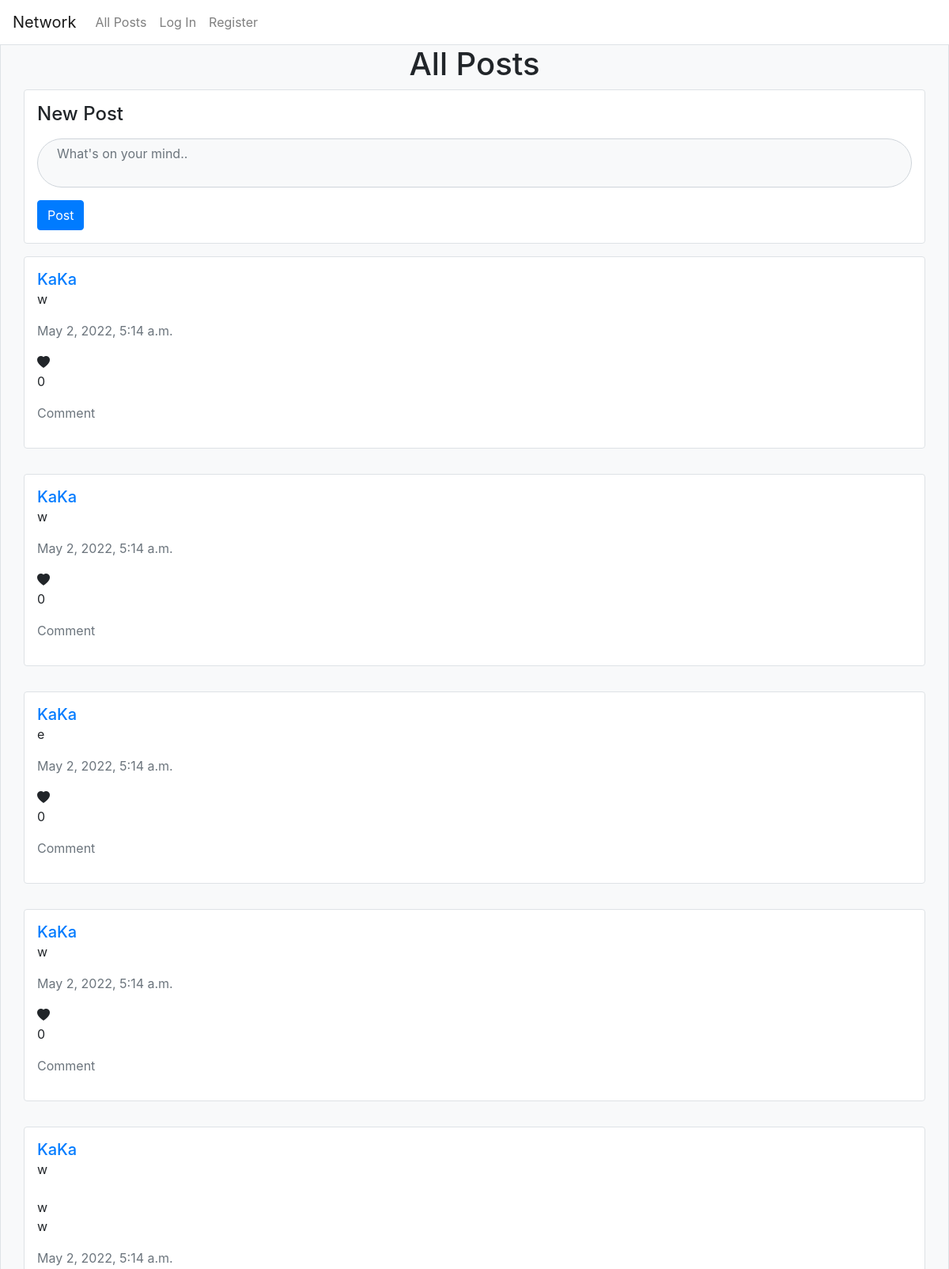
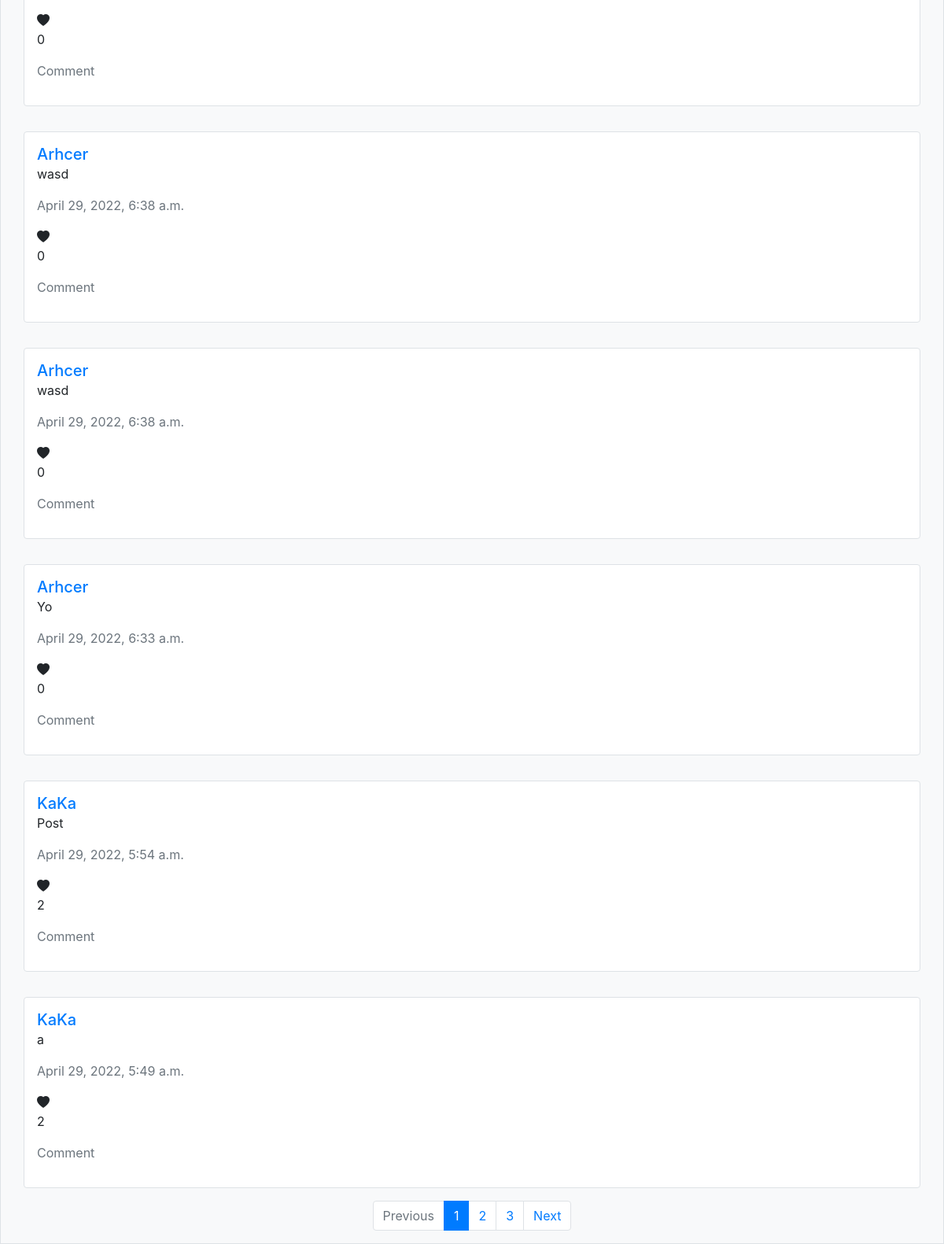
Before: / with the older database file (2 pictures, top to bottom).
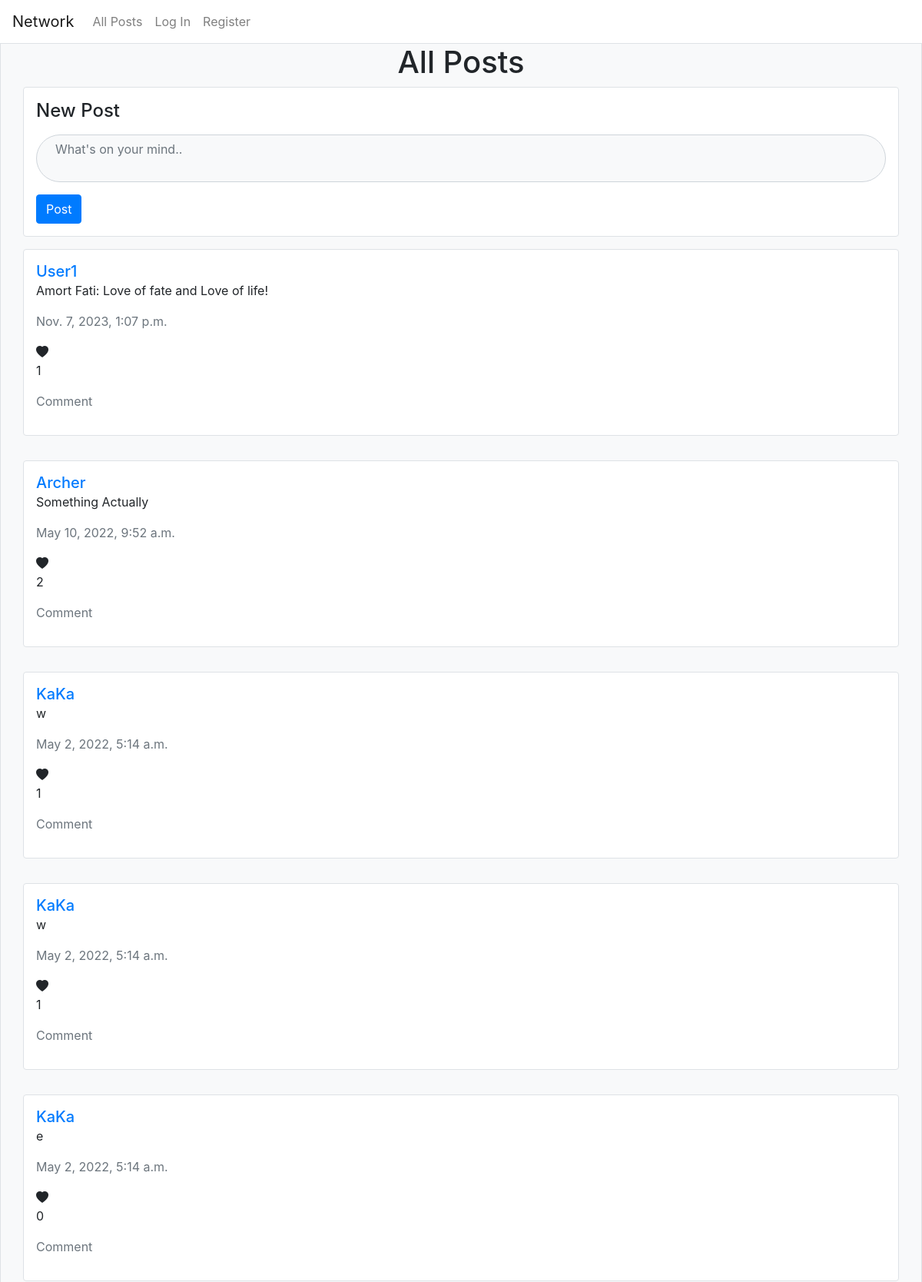
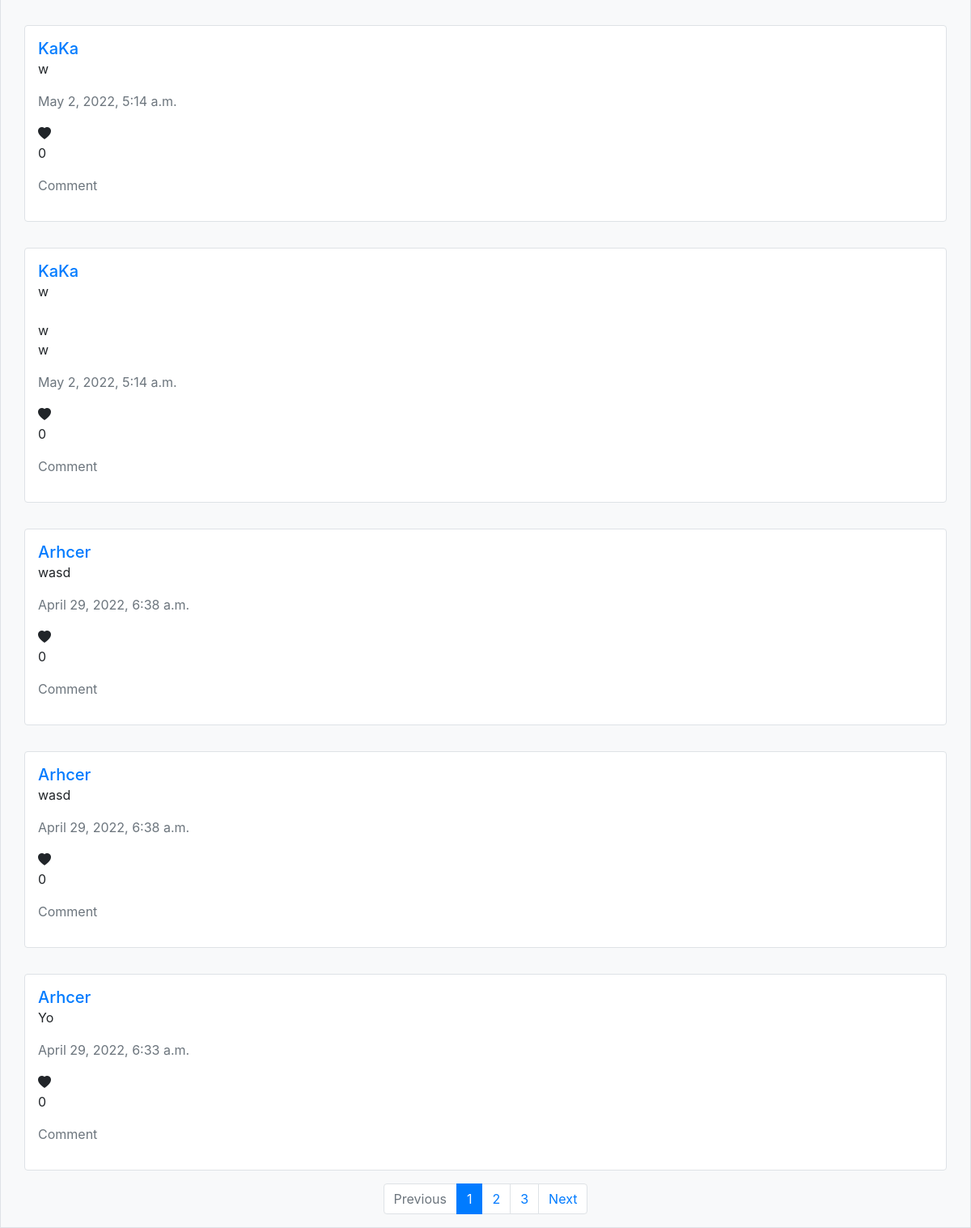
After: the same page with the newer database file (2 pictures, top to bottom).
### network/models.py (models this page shows, shortened)
class BaseModel(models.Model):
    content = models.TextField()
    likes = models.PositiveIntegerField(default=0)
    date_created = models.DateTimeField(auto_now_add=True)
    class Meta:
        abstract = True

class Post(BaseModel):
    author = models.ForeignKey(
        settings.AUTH_USER_MODEL, null=True, on_delete=models.SET_NULL, related_name="post")

class User(AbstractUser):
    following = models.ManyToManyField(
        "self", null=True, blank=True, symmetrical=False, related_name="follower")
    liked_post = models.ManyToManyField(
        "Post", null=True, blank=True, related_name="liked_user")
    liked_comment = models.ManyToManyField(
        "Comment", null=True, blank=True, related_name="liked_user")

### network/views.py (the view)
# urls.py: path("", views.index, name="index"),
def index(request):
    posts = Post.objects.all().order_by("-date_created")
    paginator = Paginator(posts, 10)
    page_number = request.GET.get("pnum", 1)
    page_obj = paginator.get_page(page_number)
    if request.user.is_authenticated:
        for obj in page_obj:
            obj.is_liked = request.user.liked_post.filter(pk=obj.id).exists()
    return render(request, "network/index.html", {
        "page_obj": page_obj,
        "title": "All Posts",
        "name": "index"
    })

### network/templates/network/index.html (shortened to what this page needs)
{% extends "network/layout.html" %}
{% block body %}
    <h1 class="text-left">{{ title }}</h1>
    <div class="container p-3 rounded border border-1 bg-white">
        <form action="{% url 'post' %}" method="POST">
            <label for="post-content" class="form-label h4 mb-3">New Post</label>
            <textarea id="post-content" class="form-control mb-3 px-4 rounded-pill word-break bg-light" name="content" rows="2" placeholder="What's on your mind.." class="form-control" required></textarea>
            <input type="submit" value="Post" class="btn btn-primary">
        </form>
    </div>
    {% include "network/content.html" %}
{% endblock %}

### network/templates/network/content.html (shortened to what this page needs)
{% for post in page_obj %}
    <div class="container my-3 p-3 rounded border border-1 bg-white">
        <a href="{% url 'profile' post.author.id %}" class="h5">{{ post.author.username }}</a>
        <div class="content-container" data-id="{{ post.id }}">
            <p class="content">{{ post.content }}</p>
        </div>
        <p class="date-created text-muted">{{ post.date_created }}</p>
        {% if post.is_liked %}
            <i class="like-post-btn bi bi-heart-fill" style="color: red" data-id="{{ post.id }}"></i>
        {% else %}
            <i class="like-post-btn bi bi-heart-fill" data-id="{{ post.id }}"></i>
        {% endif %}
        <p class="like-count">{{ post.likes }}</p>
        <p class="comment text-muted" data-id="{{ post.id }}">Comment</p>
    </div>
{% empty %}
    <h1>No post yet.</h1>
{% endfor %}
<nav aria-label="Page navigation">
    <ul class="pagination">
        {% if page_obj.has_previous %}
            <li class="page-item"><a class="page-link" href="?pnum={{ page_obj.previous_page_number }}">Previous</a></li>
        {% else %}
            <li class="page-item disabled"><a class="page-link" href="#">Previous</a></li>
        {% endif %}
        {% for i in page_obj.paginator.page_range %}
            {% if i <= page_obj.number|add:2 and i >= page_obj.number|add:-2 %}
                {% if i == page_obj.number %}
                    <li class="page-item active"><a class="page-link" href="?pnum={{ i }}">{{ i }}</a></li>
                {% else %}
                    <li class="page-item"><a class="page-link" href="?pnum={{ i }}">{{ i }}</a></li>
                {% endif %}
            {% endif %}
        {% endfor %}
        {% if page_obj.has_next %}
            <li class="page-item"><a class="page-link" href="?pnum={{ page_obj.next_page_number }}">Next</a></li>
        {% else %}
            <li class="page-item disabled"><a class="page-link" href="#">Next</a></li>
        {% endif %}
    </ul>
</nav>

Changed rows visible on the page:
no longer on this page (row unchanged): Post: author.username "KaKa", content "Post", date_created "April 29, 2022, 5:54 a.m.", likes "2"
no longer on this page (row unchanged): Post: author.username "KaKa", content "a", date_created "April 29, 2022, 5:49 a.m.", likes "2"
added Post: author.username "User1", content "Amort Fati: Love of fate and Love of life!", date_created "Nov. 7, 2023, 1:07 p.m.", likes "1"
added Post: author.username "Archer", content "Something Actually", date_created "May 10, 2022, 9:52 a.m.", likes "2"
changed Post (number 3 of 10 on the later page): likes "0" → "1"
changed Post (number 4 of 10 on the later page): likes "0" → "1"
